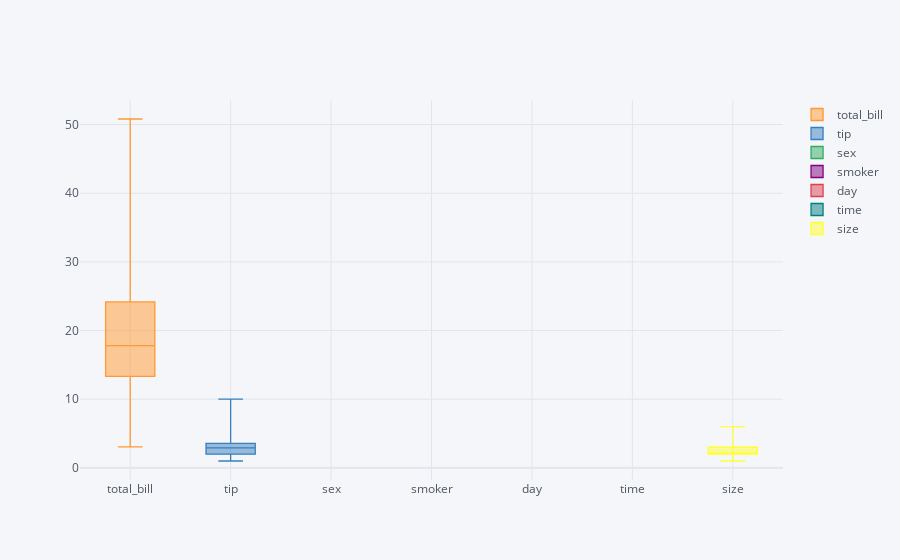

This figure's notebook cell:
### Code cell
tips.iplot(kind='box',x='smoker')

### Figure 1 — Plotly figure (JSON) as saved in the notebook; plotly's stock layout.template omitted (floating-point values rounded to 4 significant figures; data arrays with more than 128 entries replaced by an {"elided": "..."} marker saying what was removed)
{"data": [{"boxpoints": false, "line": {"width": 1.3}, "marker": {"color": "rgba(255, 153, 51, 1.0)"}, "name": "total_bill", "orientation": "v", "type": "box", "y": {"elided": "244 float values"}}, {"boxpoints": false, "line": {"width": 1.3}, "marker": {"color": "rgba(55, 128, 191, 1.0)"}, "name": "tip", "orientation": "v", "type": "box", "y": {"elided": "244 float values"}}, {"boxpoints": false, "line": {"width": 1.3}, "marker": {"color": "rgba(50, 171, 96, 1.0)"}, "name": "sex", "orientation": "v", "type": "box", "y": {"elided": "244 str values"}}, {"boxpoints": false, "line": {"width": 1.3}, "marker": {"color": "rgba(128, 0, 128, 1.0)"}, "name": "smoker", "orientation": "v", "type": "box", "y": {"elided": "244 str values"}}, {"boxpoints": false, "line": {"width": 1.3}, "marker": {"color": "rgba(219, 64, 82, 1.0)"}, "name": "day", "orientation": "v", "type": "box", "y": {"elided": "244 str values"}}, {"boxpoints": false, "line": {"width": 1.3}, "marker": {"color": "rgba(0, 128, 128, 1.0)"}, "name": "time", "orientation": "v", "type": "box", "y": {"elided": "244 str values"}}, {"boxpoints": false, "line": {"width": 1.3}, "marker": {"color": "rgba(255, 255, 51, 1.0)"}, "name": "size", "orientation": "v", "type": "box", "y": {"elided": "244 int values"}}], "layout": {"legend": {"bgcolor": "#F5F6F9", "font": {"color": "#4D5663"}}, "paper_bgcolor": "#F5F6F9", "plot_bgcolor": "#F5F6F9", "title": {"font": {"color": "#4D5663"}}, "xaxis": {"gridcolor": "#E1E5ED", "showgrid": true, "tickfont": {"color": "#4D5663"}, "title": {"font": {"color": "#4D5663"}, "text": ""}, "zerolinecolor": "#E1E5ED"}, "yaxis": {"gridcolor": "#E1E5ED", "showgrid": true, "tickfont": {"color": "#4D5663"}, "title": {"font": {"color": "#4D5663"}, "text": ""}, "zerolinecolor": "#E1E5ED"}}}
